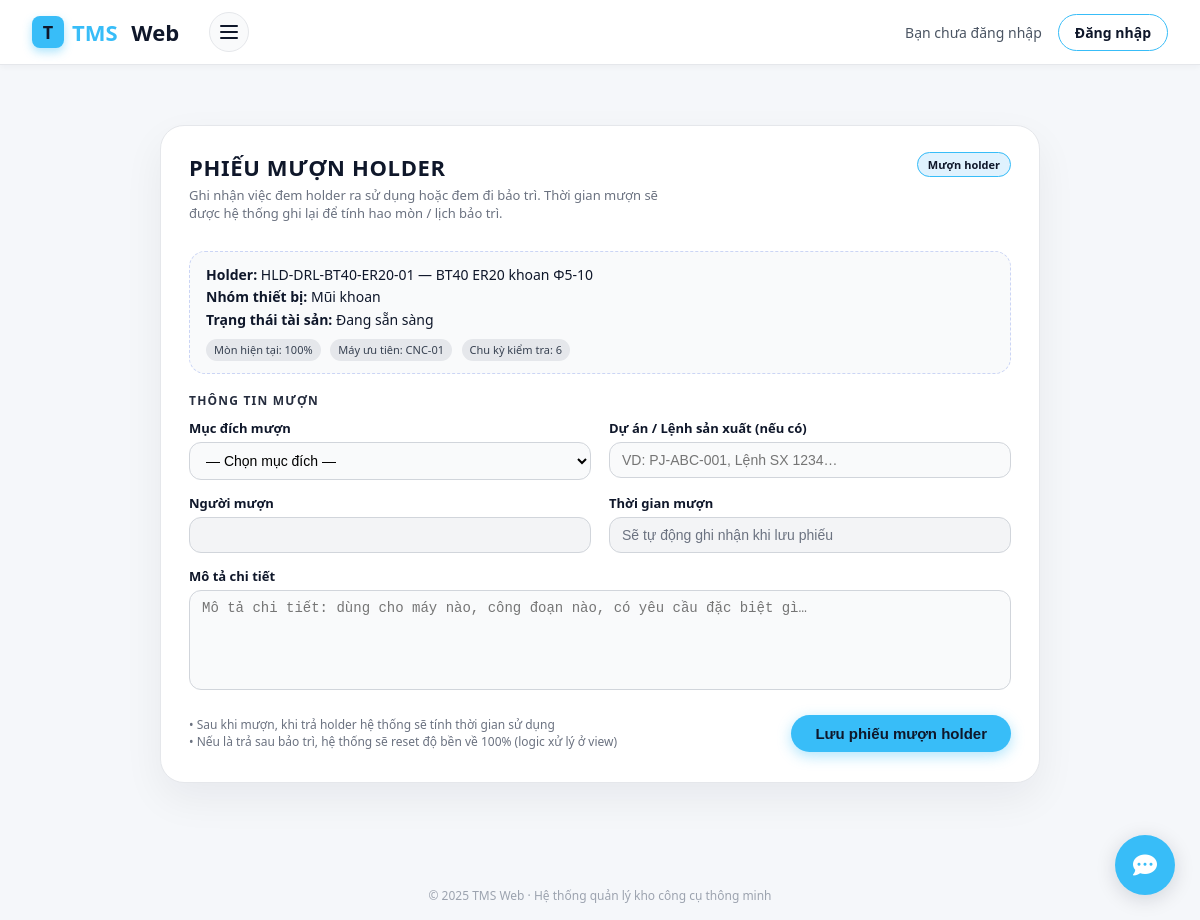
Screenshot of /holder-muontra/borrow/3/ with the database file from the repository.
### holder/models.py (models this page shows, shortened)
class Holder(models.Model):
    ten_thiet_bi = models.CharField(max_length=200)
    nhom_thiet_bi = models.CharField(max_length=100)
    ma_noi_bo = models.CharField(max_length=50, unique=True)
    ma_nha_sx = models.CharField(max_length=100)
    loai_holder = models.CharField(max_length=100, blank=True, null=True)
    so_serial = models.CharField(max_length=100, blank=True, null=True)
    nha_san_xuat = models.CharField(max_length=100, blank=True, null=True)
    nha_cung_cap = models.CharField(max_length=150, blank=True, null=True)
    nguoi_quan_ly = models.CharField(max_length=100, blank=True, null=True)
    TRANG_THAI_CHOICES = [
        ("dang_su_dung", "Đang sẵn sàng"),
        ("dang_bao_tri", "Đang bảo trì"),
        ("ngung_su_dung", "Ngừng sử dụng"),
        ("dang_duoc_muon", "Đang được mượn"),
    ]
    trang_thai_tai_san = models.CharField(
        max_length=20,
        choices=TRANG_THAI_CHOICES,
        blank=True,
        null=True,
    )
    chuan_ga = models.CharField(max_length=50, blank=True, null=True)
    loai_kep = models.CharField(max_length=50, blank=True, null=True)
    chieu_dai_lam_viec = models.DecimalField(
        max_digits=6, decimal_places=2, blank=True, null=True
    )
    duong_kinh_kep_max = models.DecimalField(
        max_digits=6, decimal_places=2, blank=True, null=True
    )
    tu = models.CharField(max_length=50, blank=True, null=True)
    ngan = models.CharField(max_length=50, blank=True, null=True)
    may_uu_tien = models.CharField(max_length=200, blank=True, null=True)
    ngay_nhap_kho = models.DateField(blank=True, null=True)
    gia_tri_mua = models.BigIntegerField(blank=True, null=True)
    chu_ky_kiem_tra = models.CharField(max_length=100, blank=True, null=True)
    lan_kiem_tra_gan_nhat = models.DateField(blank=True, null=True)
    so_lan_ga_thao = models.IntegerField(blank=True, null=True)
    danh_gia_gan_nhat = models.TextField(blank=True, null=True)
    cv = models.DecimalField(  # Độ cứng vững
        max_digits=4, decimal_places=1, blank=True, null=True
    )
    dx = models.DecimalField(  # Độ chính xác gá kẹp
        max_digits=4, decimal_places=1, blank=True, null=True
    )
    mon = models.IntegerField(blank=True, null=True)  # % mòn
    tan_suat = models.IntegerField(blank=True, null=True)  # lần/tháng
    ld = models.DecimalField(  # chiều dài nhô dao
        max_digits=6, decimal_places=2, blank=True, null=True
    )
    ket_luan_fuzzy = models.TextField(blank=True, null=True)
    tool_khuyen_dung = models.ManyToManyField(
        'tool.tool',          # hoặc 'Tool' nếu cùng app
        blank=True,
        related_name='holders_khuyen_dung',
        help_text="Các tool tương thích & khuyên dùng với holder này"
    )
    ma_nhom_tuong_thich = models.CharField(
        max_length=50,
        blank=True,
        null=True,
        help_text="Nếu 2 holder có cùng mã này thì coi như tương thích / thay thế cho nhau"
    )
    created_at = models.DateTimeField(auto_now_add=True)

### holder_muontra/views.py (the view, shortened to what this page needs)
# urls.py: path("borrow/<int:holder_id>/", views.borrow_for_holder, name="borrow_for_holder"),
def borrow_for_holder(request, holder_id):
    holder = get_object_or_404(Holder, pk=holder_id)
    if holder.trang_thai_tai_san != "dang_su_dung":
        messages.error(
            request,
            f"Holder hiện đang ở trạng thái: {holder.get_trang_thai_tai_san_display()}, không thể mượn."
        )
        return redirect("holder_muontra:history_holder")
    if HolderHistory.objects.filter(holder=holder, trang_thai="DANG_MUON").exists():
        messages.error(request, "Holder này đã có phiếu mượn đang mở.")
        return redirect("holder_muontra:history_holder")
    context = {
        "holder": holder,
        "MUC_DICH_CHOICES": HolderHistory.MUC_DICH_CHOICES,
    }
    return render(request, "holder_borrow.html", context)

### templates/holder_borrow.html (shortened to what this page needs)
{% extends "base.html" %}
{% block content %}
<div class="holder-borrow-page">
  <div class="hb-card">
    <div class="hb-header">
      <div>
        <div class="hb-title">Phiếu mượn holder</div>
        <p class="hb-sub">
          Ghi nhận việc đem holder ra sử dụng hoặc đem đi bảo trì.
          Thời gian mượn sẽ được hệ thống ghi lại để tính hao mòn / lịch bảo trì.
        </p>
      </div>
      <div>
        <span class="hb-badge">Mượn holder</span>
      </div>
    </div>
    <div class="hb-info-box">
      <div class="hb-info-line">
        <strong>Holder:</strong>
        {{ holder.ma_noi_bo }} — {{ holder.ten_thiet_bi }}
      </div>
      <div class="hb-info-line">
        <strong>Nhóm thiết bị:</strong>
        {{ holder.nhom_thiet_bi|default:"(chưa khai báo)" }}
      </div>
      <div class="hb-info-line">
        <strong>Trạng thái tài sản:</strong>
        {{ holder.get_trang_thai_tai_san_display|default:"(chưa thiết lập)" }}
      </div>
      <div class="hb-info-line" style="margin-top:4px;">
        {% if holder.mon is not None %}
          <span class="hb-info-tag">Mòn hiện tại: {{ holder.mon }}%</span>
        {% endif %}
        {% if holder.may_uu_tien %}
          <span class="hb-info-tag">Máy ưu tiên: {{ holder.may_uu_tien }}</span>
        {% endif %}
        {% if holder.chu_ky_kiem_tra %}
          <span class="hb-info-tag">Chu kỳ kiểm tra: {{ holder.chu_ky_kiem_tra }}</span>
        {% endif %}
      </div>
    </div>
    <form method="post">
      <div class="hb-section-title">Thông tin mượn</div>
      <div class="hb-grid">
        <div class="hb-row">
          <label class="hb-label">Mục đích mượn</label>
          <select name="muc_dich" class="hb-select" required>
            <option value="">— Chọn mục đích —</option>
          </select>
        </div>
        <div class="hb-row">
          <label class="hb-label">Dự án / Lệnh sản xuất (nếu có)</label>
          <input
            type="text"
            name="du_an"
            class="hb-input"
            placeholder="VD: PJ-ABC-001, Lệnh SX 1234…"
          >
        </div>
        <div class="hb-row">
          <label class="hb-label">Người mượn</label>
          <input
            type="text"
            class="hb-input"
            value="{{ request.user.get_full_name|default:request.user.username }}"
            readonly
          >
        </div>
        <div class="hb-row">
          <label class="hb-label">Thời gian mượn</label>
          <input
            type="text"
            class="hb-input"
            value="Sẽ tự động ghi nhận khi lưu phiếu"
            readonly
          >
        </div>
        <div class="hb-row hb-row-full">
          <label class="hb-label">Mô tả chi tiết</label>
          <textarea
            name="mo_ta"
            class="hb-textarea"
            placeholder="Mô tả chi tiết: dùng cho máy nào, công đoạn nào, có yêu cầu đặc biệt gì…"
          ></textarea>
        </div>
      </div>
      <div class="hb-footer">
        <div class="hb-note">
          • Sau khi mượn, khi trả holder hệ thống sẽ tính thời gian sử dụng<br>
          • Nếu là trả sau bảo trì, hệ thống sẽ reset độ bền về 100% (logic xử lý ở view)
        </div>
        <button type="submit" class="hb-submit">
          Lưu phiếu mượn holder
        </button>
      </div>
    </form>
  </div>
</div>
{% endblock %}

### templates/base.html (style rules this page uses)
:root { --blue-tech: #38bdf8; --blue-strong: #0f172a; --blue-soft: #e0f2fe; }
* { box-sizing: border-box; }
body { margin: 0; font-family: "Segoe UI", sans-serif; background: #ffffff; color: #0f172a; }

### templates/holder_borrow.html (style rules this page uses)
.holder-borrow-page { max-width: 880px; margin: 0 auto; padding: 20px 0 40px; }
.hb-card { background: #ffffff; border-radius: 24px; padding: 26px 28px 30px; border: 1px solid #e5e7eb; box-shadow: 0 16px 40px rgba(15, 23, 42, 0.06); }
.hb-header { display: flex; justify-content: space-between; align-items: flex-start; gap: 12px; margin-bottom: 16px; }
.hb-title { font-size: 22px; font-weight: 700; color: var(--blue-strong); text-transform: uppercase; letter-spacing: 0.03em; }
.hb-sub { font-size: 13px; color: #6b7280; margin-top: 4px; max-width: 500px; }
.hb-badge { font-size: 11px; padding: 4px 10px; border-radius: 999px; background: var(--blue-soft); color: var(--blue-strong); font-weight: 600; white-space: nowrap; border: 1px solid var(--blue-tech); }
.hb-info-box { background: #f9fafb; border-radius: 16px; padding: 12px 16px; margin-bottom: 18px; font-size: 14px; line-height: 1.6; border: 1px dashed #cbd5f5; }
.hb-info-line strong { color: var(--blue-strong); }
.hb-info-tag { display: inline-block; font-size: 11px; padding: 2px 8px; border-radius: 999px; background: #e5e7eb; color: #374151; margin-right: 6px; margin-top: 4px; }
.hb-section-title { font-size: 12px; font-weight: 700; color: var(--blue-strong); text-transform: uppercase; letter-spacing: 0.10em; margin: 18px 0 10px; opacity: 0.9; }
.hb-grid { display: grid; grid-template-columns: repeat(2, minmax(0, 1fr)); gap: 14px 18px; }
.hb-row { margin-bottom: 0; }
.hb-row-full { grid-column: 1 / -1; }
.hb-label { display: block; font-size: 13px; margin-bottom: 5px; font-weight: 600; color: var(--blue-strong); }
.hb-input, .hb-select, .hb-textarea { width: 100%; padding: 9px 12px; font-size: 14px; border-radius: 12px; border: 1px solid #d1d5db; background: #f9fafb; outline: none; transition: border-color 0.15s, background 0.15s, box-shadow 0.15s; }
.hb-input[readonly] { background: #f3f4f6; color: #6b7280; cursor: not-allowed; }
.hb-textarea { height: 100px; resize: none; }
.hb-footer { margin-top: 20px; display: flex; justify-content: space-between; align-items: center; gap: 12px; flex-wrap: wrap; }
.hb-note { font-size: 12px; color: #6b7280; }
.hb-submit { padding: 10px 24px; border-radius: 999px; font-size: 15px; font-weight: 700; border: none; cursor: pointer; background: var(--blue-tech); color: #0f172a; transition: 0.22s; box-shadow: 0 4px 14px rgba(56, 189, 248, 0.4); }

### templates/chatbot.html (style rules this page uses)
:root { --primary-color: #4361ee; --blue-tech: #38bdf8; --blue-strong: #0f172a; --primary-dark: #3a56d4; --bg-color: #f5f7fa; --text-color: #2b2d42; --white: #ffffff; --light-gray: #e9ecef; --shadow: 0 4px 20px rgba(0, 0, 0, 0.15); --border-radius: 16px; }
body { font-family: 'Segoe UI', system-ui, -apple-system, sans-serif; background: var(--bg-color); margin: 0; }

### rows the page displays
Holder: ma_noi_bo "HLD-DRL-BT40-ER20-01", ten_thiet_bi "BT40 ER20 khoan Φ5-10", nhom_thiet_bi "Mũi khoan", trang_thai_tai_san "Đang sẵn sàng", mon "100", may_uu_tien "CNC-01", chu_ky_kiem_tra "6"
